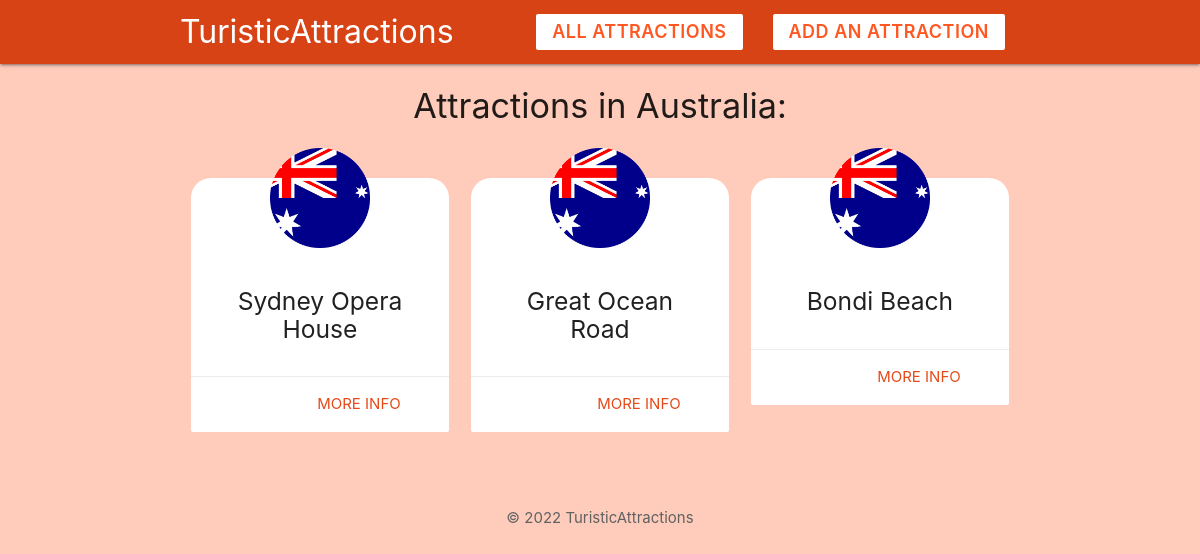
The page /country.php?id=2 on the database its author committed.
### tables this page shows
CREATE TABLE `country` (
  `id` int(11) NOT NULL,
  `name` varchar(100) NOT NULL,
  `img` varchar(100) NOT NULL
);

CREATE TABLE `attraction` (
  `id` int(11) NOT NULL,
  `countryid` int(11) NOT NULL,
  `name` varchar(100) NOT NULL,
  `location` varchar(100) NOT NULL,
  `description` varchar(4000) NOT NULL,
  `best_visited` varchar(10) NOT NULL
);

### country.php (the view, shortened to what this page needs)
<?php
if (isset($_GET['id'])) {
    $countryid = mysqli_real_escape_string($conn, $_GET['id']);
}
$query = "SELECT * FROM country WHERE id = $countryid";
$result = mysqli_query($conn, $query);
$country = mysqli_fetch_assoc($result);
$query = "SELECT * FROM attraction WHERE countryid='$countryid'";
$result = mysqli_query($conn, $query);
$attractions = mysqli_fetch_all($result, MYSQLI_ASSOC);
?>
<!DOCTYPE html>
<html lang="en">
<?php include('templates/header.php'); ?>
<?php if ($country == null) : ?>
    <h1 class="center">There is no country with that ID!</h1>
    <div class="center">
        <a href="index.php" class="btn center deep-orange darken-2">Return</a>
    </div>
<?php else : ?>
    <?php if ($attractions == null) { ?>
        <div class="container center">
            <h3 class="center">No attractions in <?php echo $country['name'] ?> in database! </h3>
            <a href="add.php" class="btn center deep-orange darken-2">
                Add some
            </a>
        </div>
    <?php } else {; ?>
        <div class="container">
            <h4 class="center">Attractions in <?php echo $country['name'] ?>:</h4>
            <div class="row">
                <?php foreach ($attractions as $attraction) : ?>
                    <div class="col s12 m6 l4">
                        <div class="card z-depth-0 radius-card">
                            <img src="<?php echo $country['img']; ?>" alt="icon" class="icon-card">
                            <div class="card-content center">
                                <h5><?php echo htmlspecialchars($attraction['name']); ?></h5>
                            </div>
                            <div class="card-action right-align radius-card">
                                <a href="attraction.php?id=<?php echo $attraction['id']; ?>" class="deep-orange-text text-darken-2">
                                    More Info
                                </a>
                            </div>
                        </div>
                    </div>
                <?php endforeach; ?>
            </div>
        </div>
    <?php }; ?>
<?php endif; ?>
<?php include('templates/footer.php'); ?>
</html>

### templates/header.php (style rules this page uses)
.icon-card { max-height: 100px; margin: 40px auto -30px; display: block; position: relative; top: -30px; }
.radius-card { border-radius: 20px; }

### rows shown on the page
country: name "Australia"
attraction: countryid.img (picture), name "Sydney Opera House"
attraction: countryid.img (picture), name "Great Ocean Road"
attraction: countryid.img (picture), name "Bondi Beach"
